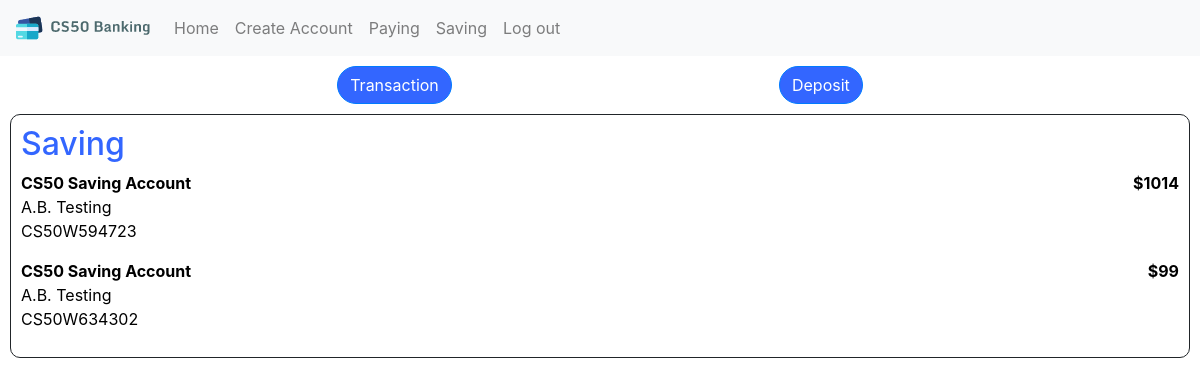
The page /saving (signed in) on the database its author committed.
### bank/models.py (models this page shows, shortened)
class Bankaccount(models.Model):
    holder = models.ManyToManyField('User', blank=False, related_name="account")
    holder_name = models.CharField(max_length=150)
    name = models.CharField(max_length=50)
    number = models.CharField(max_length=18, unique=True)
    amount = models.IntegerField()
    type = models.CharField(max_length=4)
    interest = models.IntegerField()

class User(AbstractUser):
    def __str__(self):
        return f"{self.first_name} {self.last_name}"

### bank/views.py (the view)
# urls.py: path("saving", views.saving, name="saving"),
def saving(request):
    user = User.objects.get(pk=request.user.id)
    return render(request, "bank/index.html", {
        "user": user,
        "paying": False,
        "saving": True,
        "saving_accounts": user.account.filter(type = "Save")
    })

### bank/templates/bank/index.html (shortened to what this page needs)
{% extends "bank/layout.html" %}
{% load static %}
{% block body %}
    <div id"index_container">
        <div id="index_actions">
            <form action="{% url 'transaction' %}">
                <button type="submit" class="btn btn-primary btn-rounded">Transaction</button>
            </form>
            <form action="{% url 'deposit' %}">
                <button type="submit" class="btn btn-primary btn-rounded">Deposit</button>
            </form>
        </div>
        {% if saving %}
            <div id="index_saving">
                <h2>Saving</h2>
                {% for account in saving_accounts %}
                    <a id="account_href" href="{% url 'account' id=account.id %}">
                        <div id="saving_account{{ account.id }}">
                            <div id="saving_account_flex">
                                <b>{{ account.name }}</b>
                                <b>${{ account.amount }}</b>
                            </div>
                            <p>
                                {{ user }}<br>
                                {{ account.number }}
                            </p>
                        </div>
                    </a>
                {% endfor %}
            </div>
        {% endif %}
    </div>
{% endblock %}

### bank/static/bank/styles.css (style rules this page uses)
#index_paying, #index_saving, #account_transactions, .transaction_extra { border: 1px solid; border-radius: 10px; margin: 10px; padding: 10px; }
#index_actions { margin: 10px; }
#paying_account_flex, #saving_account_flex, .transaction_flex { display: flex; flex-direction: row; justify-content: space-between; cursor: pointer; }
#account_href:link, #account_href:hover, #account_href:visited, #account_href:active { color: black; text-decoration: none; }
#account_actions, #index_actions { display: flex; flex-direction: row; justify-content: space-evenly; }
h2 { color: rgb(51, 102, 255); }
.btn { background-color: rgb(51, 102, 255) !important; border-radius: 40px !important; }

### rows shown on the page
Bankaccount: name "CS50 Saving Account", amount "1014", number "CS50W594723"
User: first_name+last_name "A.B. Testing"
Bankaccount: name "CS50 Saving Account", amount "99", number "CS50W634302"
